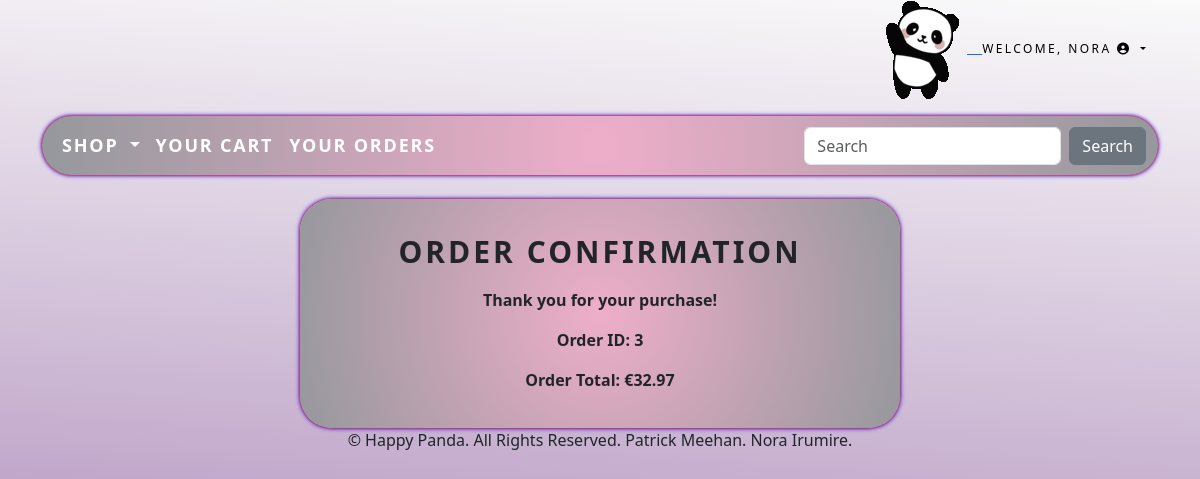
The page /cartapp/order-confirmation/ (signed in) on the database its author committed.
### accounts/models.py (models this page shows)
class CustomUser(AbstractUser):
    age = models.PositiveIntegerField(null=True, blank=True)
    f_animal = models.CharField(max_length=250, blank=True)

### cartapp/models.py (models this page shows, shortened)
class Checkout(models.Model):
    user = models.ForeignKey(settings.AUTH_USER_MODEL, on_delete=models.CASCADE)
    shipping_address = models.TextField()
    payment_method = models.CharField(max_length=50)
    order_total = models.DecimalField(max_digits=10, decimal_places=2)
    created_at = models.DateTimeField(auto_now_add=True)

### cartapp/views.py (the view)
# urls.py: path('order-confirmation/', views.order_confirmation, name='order_confirmation'),
@login_required
def order_confirmation(request):
    recent_order = Checkout.objects.filter(user=request.user).order_by('-created_at').first()
    recent_cart = Cart.objects.filter(user=request.user).order_by('-date_added').first()
    items = CartItem.objects.filter(cart=recent_cart) if recent_cart else []
    context = {
        'order': recent_order,
        'items': items,
        'total_cost': recent_order.order_total if recent_order else None,
    }
    return render(request, 'order_confirmation.html', context)

### accounts/templatetags/auth_extras.py (called while the page is built)
@register.filter(name='has_group')
def has_group(user, group_name):
    group = Group.objects.get(name=group_name)
    return True if group in user.groups.all() else False

### shop/context_processors.py (called while the page is built)
def menu_links(request):
    links = Category.objects.all()
    return {'links':links}

### shop/models.py (called while the page is built)
    def get_absolute_url(self):
        return reverse('shop:products_by_category', args=[self.id])

### cartapp/templates/order_confirmation.html
{% extends "base.html" %}
{% block content %}
<div style="max-width: 600px; margin: auto; border-radius: 2em; box-shadow: 0 0 3px #FF0000, 0 0 5px #0000FF; background: radial-gradient(circle, rgba(238, 174, 202, 1) 0%, rgba(149, 152, 156, 1) 100%); padding: 20px; text-align: center;">
    <h1 style="font-size: 30px; font-weight: bold; text-transform: uppercase; letter-spacing: .1em; padding-top: 15px; padding-bottom: 10px;">Order Confirmation</h1>
    {% if order %}
        <p style="font-weight: bold;">Thank you for your purchase!</p>
        <p style="font-weight: bold;">Order ID: {{ order.id }}</p>
        <p style="font-weight: bold;">Order Total: €{{ order.order_total }}</p>
    {% else %}
        <p>There was a problem with your order.</p>
    {% endif %}
</div>
{% endblock %}

### shop/templates/header.html (shortened to what this page needs)
{% load static %}
{% load bootstrap_icons %}
<header>
  <div style="text-align: center;">
    <a href="{% url 'shop:all_products' %}">
      <div class="container">
        <div class="my_custom_menu">
          <ul>
            <li>
              <img class="header_img" src="{% static 'images/panda_wave.gif' %}" alt="Happy Panda Pet Store">
            </li>
            {% if user.is_authenticated %}
            <li class="dropdown">
              <a href="#" class="welcome-menu dropdown-toggle" data-bs-toggle="dropdown" role="button" aria-haspopup="true"
                aria-expanded="false">
                Welcome, {{ user.username }} <i class="fas fa-user-circle"></i>
              </a>
            </li>
            {% endif %}
          </ul>
        </div>
      </div>
    </a>
  </div>
</header>

### static/css/custom.css (style rules this page uses)
#body-background { background-repeat: no-repeat; background: linear-gradient(184deg, rgb(250, 250, 250) 0%, rgb(160, 120, 175)100%); }
html { min-height: 100%; margin: 0; }
body { min-height: 100%; margin: 0; }
.my_custom_menu { text-align: right !important; }
.my_custom_menu ul li { list-style: none; color: #000; text-transform: uppercase; letter-spacing: 1em; font-size: 12px; display: inline; }
.my_custom_menu ul li a { text-decoration: none; color: #000; list-style: none; text-transform: uppercase; letter-spacing: .2em; font-size: 12px; }

### rows shown on the page
CustomUser: username "NORA"
Checkout: id "3", order_total "32.97"
